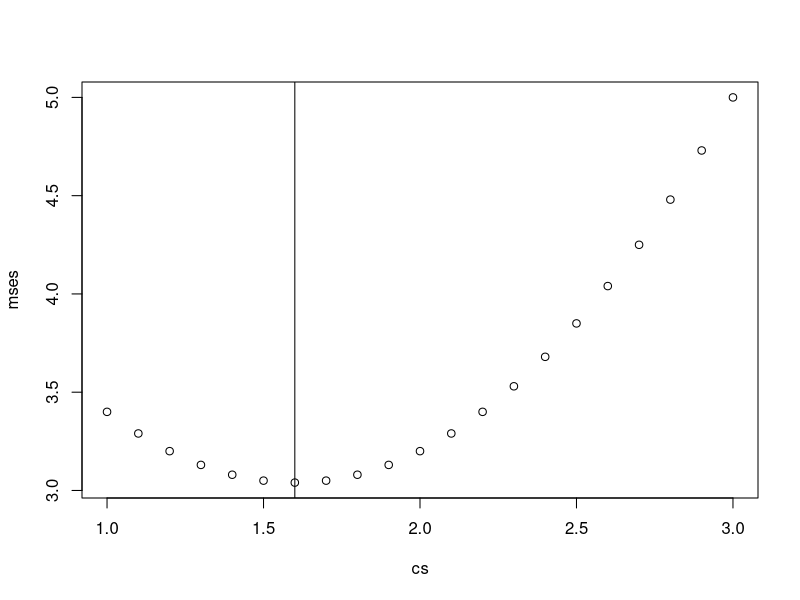

R code for this plot:
## ---- chunk 1
exp_func <- function(x, probs){
  sum(x * probs)
}
exp_func(x = c(-1, 2, 3), probs = c(.3, .2, .5))
## ---- chunk 2
mse_func <- function(x, probs, c){
  sum(probs*(x - c)^2)
}
mse_func(x = c(-1, 2, 3), probs = c(.3, .2, .5), c = 0)
mse_func(x = c(-1, 2, 3), probs = c(.3, .2, .5), c = 1)
## ---- chunk 3
cs <- seq(from = 1, to = 3, by = .1)
mses <- rep(NA, times = length(cs))
for(i in 1:length(mses)){
  mses[i] <- mse_func(x = c(-1, 2, 3), probs = c(.3, .2, .5), c = cs[i])
}
## ---- chunk 4
plot(cs, mses)
abline(v = 1.6)
## ---- chunk 5
# two versions, both of which use the expectation function I wrote above 

# this version uses the E[(X - E[X])^2] formulation
var_func2 <- function(x, probs){
  ex <- exp_func(x, probs)
  exp_func((x - ex)^2, probs)
}

# this version uses the E[X^2] - E[X]^2 formulation
var_func <- function(x, probs){
  exp_func(x^2, probs) - exp_func(x, probs)^2
}

# confirming equality
var_func(x = c(0, 1, 2), probs = c(.6, .1, .3))
var_func2(x = c(0, 1, 2), probs = c(.6, .1, .3))
## ---- chunk 6
var_func(x = c(0, 1, 2), probs = c(.6, .1, .3))
var_func(x = c(0, 1, 2) + 3, probs = c(.6, .1, .3))
## ---- chunk 7
var_func(x = c(0, 1, 2), probs = c(.6, .1, .3))*9
var_func(x = c(0, 1, 2)*3, probs = c(.6, .1, .3))
